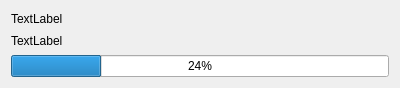
<?xml version="1.0" encoding="UTF-8"?>
<ui version="4.0">
 <class>StandardJobProgressWidget</class>
 <widget class="QWidget" name="StandardJobProgressWidget">
  <property name="geometry">
   <rect>
    <x>0</x>
    <y>0</y>
    <width>400</width>
    <height>88</height>
   </rect>
  </property>
  <property name="windowTitle">
   <string>Form</string>
  </property>
  <layout class="QVBoxLayout" name="verticalLayout">
   <item>
    <widget class="tSubtitleLabel" name="titleLabel">
     <property name="text">
      <string>TextLabel</string>
     </property>
    </widget>
   </item>
   <item>
    <widget class="QLabel" name="statusStringLabel">
     <property name="text">
      <string>TextLabel</string>
     </property>
     <property name="wordWrap">
      <bool>true</bool>
     </property>
    </widget>
   </item>
   <item>
    <widget class="QProgressBar" name="progressBar">
     <property name="value">
      <number>24</number>
     </property>
    </widget>
   </item>
  </layout>
 </widget>
 <customwidgets>
  <customwidget>
   <class>tSubtitleLabel</class>
   <extends>QLabel</extends>
   <header location="global">tsubtitlelabel.h</header>
  </customwidget>
 </customwidgets>
 <resources/>
 <connections/>
</ui>
